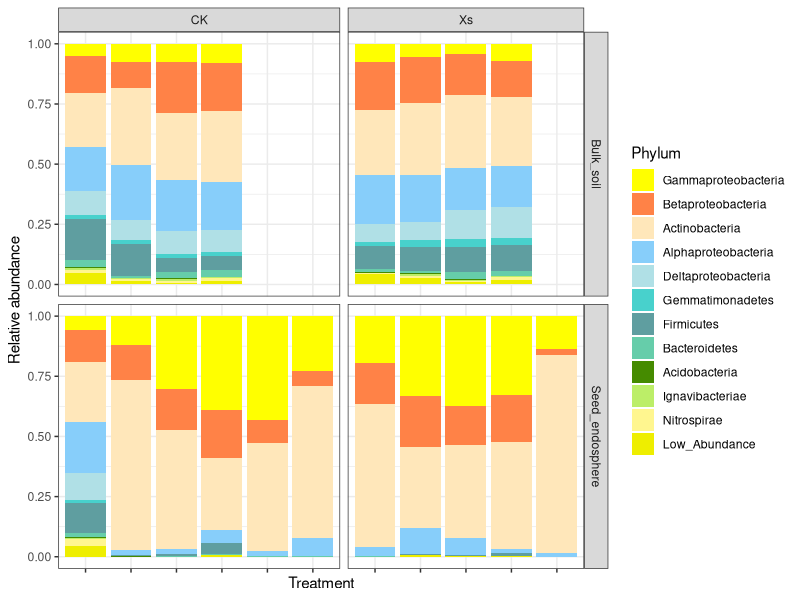

Write R code to recreate this figure.
getwd()
rm(list=ls()) 
#可视化
sub_merge <- read.table('RA_upload_seed_bulk.txt', row.names = 1, stringsAsFactors = FALSE, check.names = FALSE)
library(ggplot2)
sub_merge$Comparts<-factor(sub_merge$Comparts,levels=c("Bulk_soil", "Seed_endosphere"), 
                         labels = c("Bulk_soil", "Seed_endosphere"))
sub_merge$Phylum<-factor(sub_merge$Phylum,levels=c("Gammaproteobacteria",
                                                   "Betaproteobacteria",
                                                   "Actinobacteria",
                                                   "Alphaproteobacteria",
                                                   "Deltaproteobacteria",
                                                   "Gemmatimonadetes",
                                                   "Firmicutes",
                                                   "Bacteroidetes",
                                                   "Acidobacteria",
                                                   "Ignavibacteriae",
                                                   "Nitrospirae",
                                                   "Low_Abundance"))
phy.cols <- c("#FFFF00", "#FF8247", 
              "#FFE7BA", "#87CEFA",
              "#B0E0E6", "#48D1CC",
              "#5F9EA0", "#66CDAA",
              "#458B00", "#BCEE68",
              "#FFF68F", "#EEEE00") 
p=ggplot(sub_merge, aes(x = TreatmentID, y = RA, fill=Phylum)) +
  geom_bar(stat='identity', position = "fill")+  
  labs(x="Treatment",y="Relative abundance")+
  facet_grid(rows = Comparts~Treatment,scales= "free" ,space= "free")+
  theme_bw()+
  scale_fill_manual(values=phy.cols) 
p=p+theme(axis.text.x = element_blank())
p
ggsave("RA_seed_bulk.pdf", p, width = 5, height = 4)
ggsave("RA_seed_bulk.png", p, width = 5, height = 4)